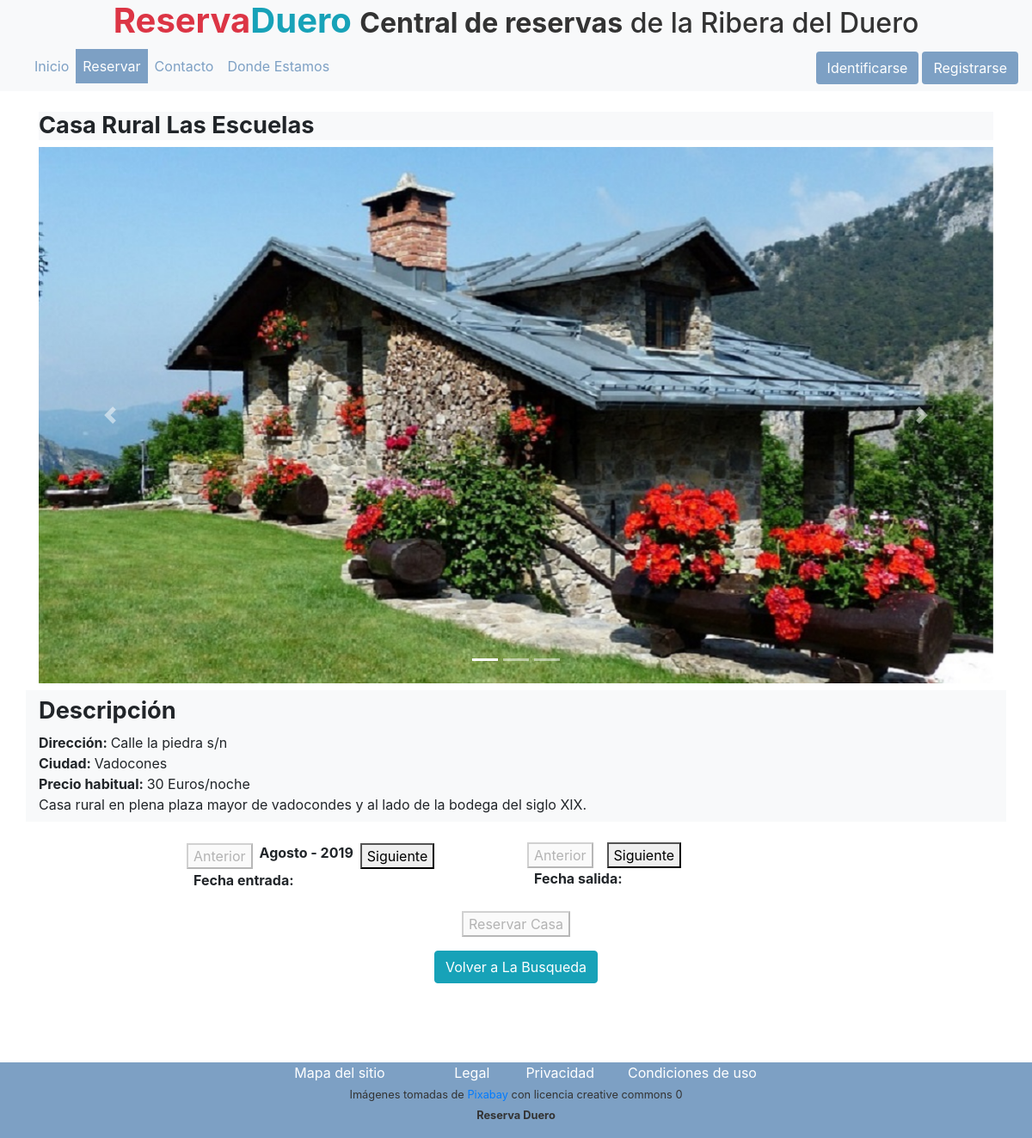
The page /descripcion.php?c=1 on the database its author committed.
### tables this page shows
CREATE TABLE `imagenes` (
  `id` int(11) NOT NULL,
  `RUTA` varchar(40) NOT NULL,
  `DESCRIPCION` varchar(250) DEFAULT NULL,
  `IDCASA` int(11) NOT NULL,
  `EXTENSION` varchar(4) NOT NULL
);

CREATE TABLE `casasrurales` (
  `id` int(11) NOT NULL,
  `REF` varchar(25) NOT NULL,
  `NOMBRERECINTO` varchar(45) NOT NULL,
  `DIRECCION` varchar(128) NOT NULL,
  `CIUDAD` varchar(25) NOT NULL,
  `CORREORECINTO` varchar(45) NOT NULL,
  `DESCRIPCION` varchar(250) NOT NULL,
  `PRECIOHABITUAL` float NOT NULL,
  `NOMBRECORTO` varchar(32) NOT NULL,
  `FECHAINICIOPUBLICACION` date NOT NULL,
  `FECHAFINALPUBLICACION` date NOT NULL
);

### libs/logica.php (called while the page is built, shortened)
<?php
include_once 'CasasRurales.php';
include_once 'Imagenes.php';
function obtenerimagenescasa($conexion, $id) {
    $sql = "SELECT `id`, `RUTA`, `DESCRIPCION`, `IDCASA`, `EXTENSION` FROM `imagenes` WHERE `IDCASA`=?";
    $idrecinto = 0;
    $ruta = "";
    $descripcion = "";
    $idcasa = 0;
    $extesion = "";
    $retval = array();
    if ($stmt = mysqli_prepare($conexion, $sql)) {
        mysqli_stmt_bind_param($stmt, "i", $id);
        mysqli_stmt_execute($stmt);
        mysqli_stmt_bind_result($stmt, $idrecinto, $ruta, $descripcion, $idcasa, $extesion);
        while (mysqli_stmt_fetch($stmt)) {
            $retval[] = new Imagenes($idrecinto, $ruta, $descripcion, $idcasa, $extesion);
        }
    }
    return $retval;
}
function existecasarural($conexion, $idcasarural) {
    $cantidadcasas = 0;
    $retval = TRUE;
    $sql = "SELECT count(*) as cantidadcasas FROM `casasrurales` WHERE ID=?;";
    if ($stmt = mysqli_prepare($conexion, $sql)) {
        mysqli_stmt_bind_param($stmt, "i", $idcasarural);
        mysqli_stmt_execute($stmt);
        mysqli_stmt_bind_result($stmt, $cantidadcasas);
        if (mysqli_stmt_fetch($stmt) === TRUE) {
            if ($cantidadcasas >= 1) {
                $retval = TRUE;
            } else {
                $retval = FALSE;
            }
        } else {
            $retval = FALSE;
        }
    } else {
        $retval = FALSE;
    }
    return $retval;
}
function obtenerdatoscasa($conexion, $idcasarural) {
    $id = 0;
    $ref = "";
    $nombrecinto = "";
    $nombrecorto = "";
    $direccion = "";
    $ciudad = "";
    $correorecinto = "";
    $descripcion = "";
    $precioahabitual = 0;
    $fechainiciopublicacion = "";
    $fechafinalpublicacion = "";
    $retval = NULL;
    $sql = "SELECT `id`, `REF`, `NOMBRERECINTO`, `NOMBRECORTO`, `DIRECCION`, `CIUDAD`, `CORREORECINTO`, `DESCRIPCION`, `PRECIOHABITUAL`,`FECHAINICIOPUBLICACION`, `FECHAFINALPUBLICACION` FROM `casasrurales` WHERE ID=?";
    if ($stmt = mysqli_prepare($conexion, $sql)) {
        mysqli_stmt_bind_param($stmt, "i", $idcasarural);
        mysqli_stmt_execute($stmt);
        mysqli_stmt_bind_result($stmt, $id, $ref, $nombrecinto, $nombrecorto, $direccion, $ciudad, $correorecinto, $descripcion, $precioahabitual, $fechainiciopublicacion, $fechafinalpublicacion);
        if (mysqli_stmt_fetch($stmt) === TRUE) {
            $retval = new CasasRurales($id, $ref, $nombrecinto, $nombrecorto, $direccion, $ciudad, $correorecinto, $descripcion, $precioahabitual, array(), $fechainiciopublicacion, $fechafinalpublicacion);
            $retval->imagenes = obtenerimagenescasa($conexion, $idcasarural);
        }
    }
    return $retval;
}
?>

### libs/CasasRurales.php (called while the page is built, shortened)
<?php
class CasasRurales {
    public function __construct($id, $ref, $nombrecinto,$nombrecorto,$direccion, $ciudad, $correorecinto, $descripcion,$precioahabitual,$imagenes,$fechainiciopublicacion,$fechafinalpublicacion) {
        $this->nombrecinto = urlencode($nombrecinto);
        $this->direccion = urlencode($direccion);
        $this->ciudad = urlencode($ciudad);
        $this->descripcion = urlencode($descripcion);
        $this->precioahabitual = urlencode($precioahabitual);
    }
}
?>

### libs/Imagenes.php (called while the page is built, shortened)
<?php
class Imagenes {
    public function __construct($id, $ruta, $descripcion, $idcasa,$extension) {
        $this->ruta = urlencode($ruta);
        $this->extension=urlencode($extension);
    }
}
?>

### libs/descripcioncasa.php (the view, shortened to what this page needs)
<?php
include_once 'logica.php';
$conexion = DBConnection::getDBConnection();
if ($conexion === NULL) {
    ?>
    <article class="jumbotron jumbotron-fluid coloresprimarios mt-2 text-white">
        <header class="text-center">
            <h1>
                <strong class="bold">
                    Error Inesperado
                </strong>
            </h1>
        </header>
        <p class="text-center">
            Se ha producido un error inesperado
        </p>
    </article>
    <?php
} else {
    $datoscasa = obtenerdatoscasa($conexion, $_GET["c"]);
    ?>
    <?php
    $texto = "";
    if (count($datoscasa->imagenes) >= 1) {
        $cuenta = count($datoscasa->imagenes);
        $texto = $texto . "<article  class=\"container\">\n";
        $texto = $texto . "  <header class=\"bg-light\">\n";
        $texto = $texto . "    <h1 class=\"bg-light cabeceraoferta\">\n";
        $texto = $texto . "    <strong class=\"bold\">\n";
        $texto = $texto . urldecode($datoscasa->nombrecinto);
        $texto = $texto . "    </strong>\n";
        $texto = $texto . "    </h1>\n";
        $texto = $texto . "  </header>\n";
        $texto = $texto . "<div id=\"myCarousel\" class=\"carousel slide\" data-ride=\"carousel\">\n";
        $texto = $texto . "<ul class=\"carousel-indicators\">\n";
        for ($i = 0; $i < $cuenta; $i++) {
            if ($i == 0) {
                $texto = $texto . "<li data-target = \"#myCarousel\" data-slide-to=\"" . $i . "\" class=\"active\"></li>\n";
            } else {
                $texto = $texto . "<li data-target = \"#myCarousel\" data-slide-to=\"" . $i . "\"></li>\n";
            }
        }
        $texto = $texto . "</ul>\n";
        $texto = $texto . "<div class = \"carousel-inner\">\n";
        for ($i = 0; $i < $cuenta; $i++) {
            if ($i == 0) {
                $texto = $texto . "<div class = \"carousel-item active\">\n";
                $texto = $texto . "<img  src=\"img/" . urldecode($datoscasa->imagenes[$i]->ruta) . "-carousel." . urldecode($datoscasa->imagenes[$i]->extension) . "\" class=\"center-block img-fluid\" alt=\"" . urldecode($datoscasa->nombrecinto) . "\" />\n";
                $texto = $texto . "</div>\n";
            } else {
                $texto = $texto . "<div class = \"carousel-item\">\n";
                $texto = $texto . "<img  src=\"img/" . urldecode($datoscasa->imagenes[$i]->ruta) . "-carousel." . urldecode($datoscasa->imagenes[$i]->extension) . "\" class=\"center-block img-fluid\" alt=\"" . urldecode($datoscasa->nombrecinto) . "\" />\n";
                $texto = $texto . "</div>\n";
            }
        }
        $texto = $texto . "</div>\n";
        $texto = $texto . "<a class = \"carousel-control-prev\" href = \"#myCarousel\" data-slide = \"prev\">\n";
        $texto = $texto . "<span class =\"carousel-control-prev-icon\"></span>\n";
        $texto = $texto . "</a>\n";
        $texto = $texto . "<a class = \"carousel-control-next\" href = \"#myCarousel\" data-slide = \"next\">\n";
        $texto = $texto . "<span class = \"carousel-control-next-icon\"></span>\n";
        $texto = $texto . "</a>\n";
        $texto = $texto . "</div>\n";
        $texto = $texto . "</article>\n";
    }
    print($texto);
    ?>
    <article  class="container bg-light mt-2 pb-2 pt-2">
        <header class="bg-light">
            <h1 class="bg-light cabeceraoferta">
                <strong class="bold">
                    Descripción
                </strong>
            </h1>
        </header>
        <strong class="bold">Dirección: </strong><?php print(urldecode($datoscasa->direccion)); ?><br>
        <strong class="bold">Ciudad: </strong><?php print(urldecode($datoscasa->ciudad)); ?><br>
        <strong class="bold">Precio habitual: </strong><?php print(urldecode($datoscasa->precioahabitual)); ?> Euros/noche<br>
        <?php print(urldecode($datoscasa->descripcion)); ?>
    </article>
    <article class="row justify-content-center ml-1 mr-2">
        <article  class="col-12 col-sm-12 col-md-6 col-lg-4 col-xl-4 mt-4">
            <header>
                <form class="form-inline">
                    <button id="anteriormes" type="button">
                        Anterior
                    </button>
                    <label class="form-label ml-2 mr-2 mb-2"><strong id="calendario_mesmostrado" class="bold"> </strong></label>
                    <button id="siguientemes" type="button">
                        Siguiente
                    </button>
                </form>
            </header>
            <label id="fechaentradaseleccionada" class="form-label ml-2 mr-2" data-fecha="" data-fecha2=""><strong class="bold">Fecha entrada:</strong></label>
        </article>
        <article  class="col-12 col-sm-12 col-md-6 col-lg-4 col-xl-4 mt-4">
            <header>
                <form class="form-inline">
                    <button id="anteriormes2" type="button">
                        Anterior
                    </button>
                    <button id="siguientemes2" type="button">
                        Siguiente
                    </button>
                </form>
            </header>
            <label id="fechasalidaseleccionada" class="form-label ml-2 mr-2" data-fecha="" data-fecha2=""><strong class="bold">Fecha salida:</strong></label>
        </article>
    </article>
    <article class="container-fluid mt-2 d-flex justify-content-center">
        <?php
        if (DEPURACION == TRUE) {
            ?>
            <form action="reservarcasa.php" method="GET" id="formularioreservarcasa" class="form-inline">
                <?php
            } else {
                ?>
                <form action="reservarcasa.php" method="POST" id="formularioreservarcasa" class="form-inline">
                    <?php
                }
                ?>
                <button id="reservarcasa" type="button" disabled>
                    Reservar Casa
                </button>
            </form>
    </article>
    <article class="container-fluid mt-2 d-flex justify-content-center">
        <a href="reservar.php" class="btn btn-info mt-2">Volver a La Busqueda</a>
    </article>
    <?php
}
?>

### rows shown on the page
imagenes: RUTA (picture)
casasrurales: CIUDAD "Vadocones", PRECIOHABITUAL "30"

### other values the page prints
$texto "Casa Rural Las Escuelas"
urldecode($datoscasa->direccion) "Calle la piedra s/n"
urldecode($datoscasa->descripcion) "Casa rural en plena plaza mayor de vadocondes y al lado de la bodega del siglo XIX."
